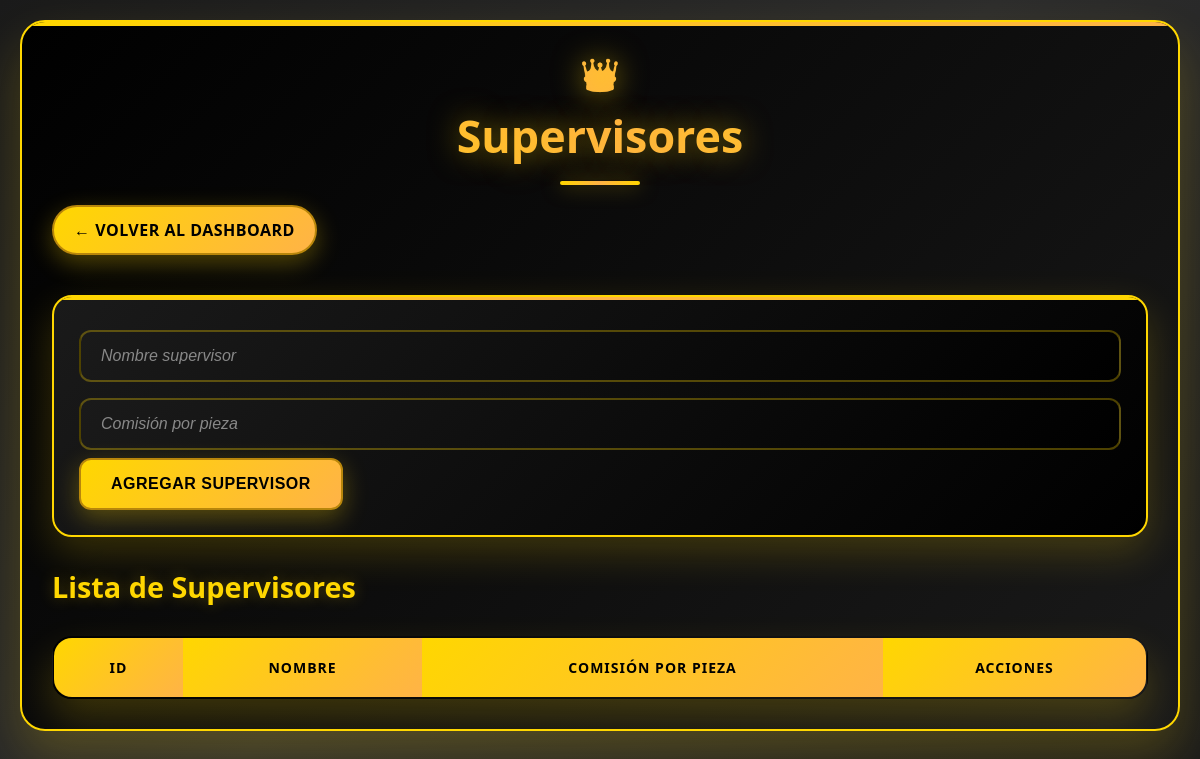
The page /supervisores (signed in) on the database as committed earlier.
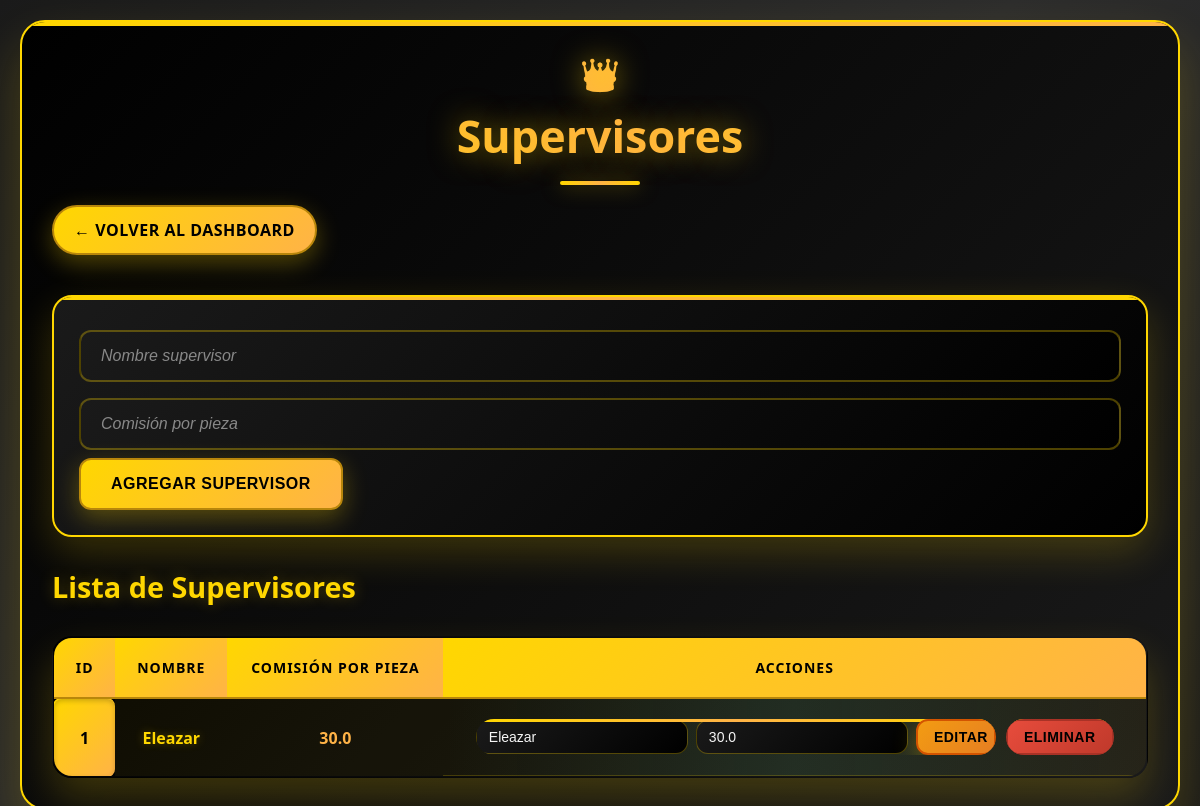
The same page on the database as committed later.
### tables this page shows
CREATE TABLE supervisores (
            id INTEGER PRIMARY KEY AUTOINCREMENT,
            nombre TEXT NOT NULL UNIQUE,
            comision_por_pieza REAL NOT NULL
        );

### app.py (the view, shortened to what this page needs)
@app.route('/supervisores', methods=['GET', 'POST'])
def supervisores():
    if 'user_id' not in session:
        return redirect(url_for('login'))
    conn = sqlite3.connect(DB_PATH)
    cursor = conn.cursor()
    cursor.execute('''
        CREATE TABLE IF NOT EXISTS supervisores (
            id INTEGER PRIMARY KEY AUTOINCREMENT,
            nombre TEXT NOT NULL UNIQUE,
            comision_por_pieza REAL NOT NULL
        )
    ''')
    if request.method == 'POST' and request.form.get('action') == 'eliminar':
        sup_id = int(request.form['id'])
        cursor.execute("DELETE FROM supervisores WHERE id=?", (sup_id,))
        conn.commit()
        flash('Supervisor eliminado correctamente', 'success')
    cursor.execute("SELECT * FROM supervisores")
    supervisores_list = cursor.fetchall()
    conn.close()
    return render_template('supervisores.html', supervisores=supervisores_list)

### templates/supervisores.html (shortened to what this page needs)
<!DOCTYPE html>
<html lang="es">
<head>
    <link rel="stylesheet" href="{{ url_for('static', filename='../static/css/supervisores.css') }}">
</head>
<body>
<div class="container">
    <h2>Supervisores</h2>
    <a href="{{ url_for('dashboard') }}">← Volver al Dashboard</a>
    <form method="post">
        <input type="text" name="nombre" placeholder="Nombre supervisor" required>
        <input type="number" step="0.01" name="comision" placeholder="Comisión por pieza" required>
        <button type="submit">Agregar Supervisor</button>
    </form>
    <h3>Lista de Supervisores</h3>
    <table>
        <tr>
            <th>ID</th>
            <th>Nombre</th>
            <th>Comisión por pieza</th>
            <th>Acciones</th>
        </tr>
        {% for sup in supervisores %}
        <tr>
            <td data-label="ID">{{ sup[0] }}</td>
            <td data-label="Nombre">{{ sup[1] }}</td>
            <td data-label="Comisión">{{ sup[2] }}</td>
            <td data-label="Acciones" class="actions">
                <form method="post">
                    <input type="text" name="nombre" value="{{ sup[1] }}" required>
                    <input type="number" step="0.01" name="comision" value="{{ sup[2] }}" required>
                    <button type="submit" class="edit">Editar</button>
                </form>
                <form method="post" onsubmit="return confirm('¿Seguro que deseas eliminar este supervisor?');">
                    <button type="submit" class="delete">Eliminar</button>
                </form>
            </td>
        </tr>
        {% endfor %}
    </table>
</div>
</body>
</html>

Rows that differ between the two databases and show on the page:
added supervisores: id "1", nombre "Eleazar", comision_por_pieza "30.0", comision "30.0"
